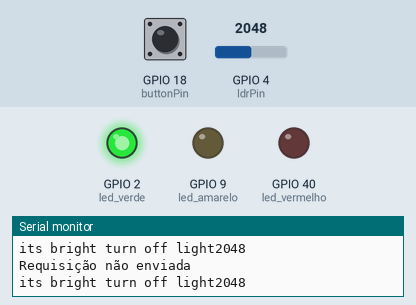
Simulated run of this sketch. Board: ESP32-S3. Shown: output pins drawn as LEDs (lit = HIGH), the last lines printed to the serial monitor. The test bench sets the inputs (shaded band); at power-on: GPIO 4 (ldrPin) = 2048, GPIO 18 (buttonPin) HIGH. WiFi joins after 1.5 s; servers stay silent unless stated.

Above: at 10.8 s.
10.9 s: GPIO 4 (ldrPin) set to 560
At 15.3 s:
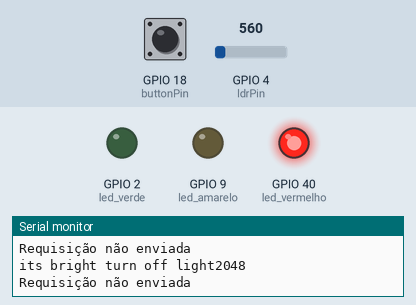
24.9 s: GPIO 4 (ldrPin) set to 658
At 29.6 s:
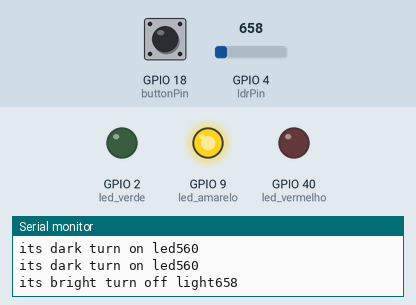
37.5 s: GPIO 4 (ldrPin) set to 491
At 47.8 s:
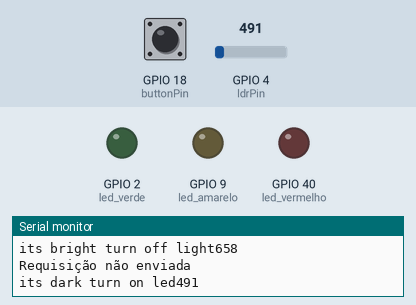
Timing chart, 0 to 53.5 s (numbered marks = the images above; inputs shaded):
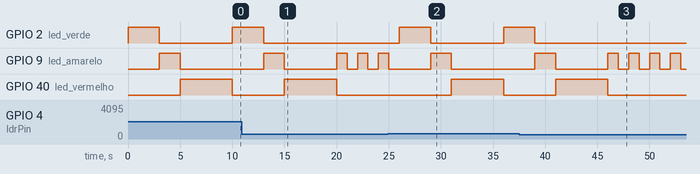

Measured:
- the behaviour switches between 600 and 601 on GPIO 4 (ldrPin) (found by bisection; images 1 and 2)
- after the input at 10.9 s, GPIO 2 (led_verde): goes on until 13.0 s, then stays LOW
- after the input at 24.9 s, GPIO 2 (led_verde): LOW → HIGH after 1.1 s, → LOW 3.0 s later, → HIGH 7.0 s later; GPIO 40 (led_vermelho): LOW → HIGH after 6.1 s, → LOW 5.0 s later
- after the input at 37.5 s, GPIO 2 (led_verde): goes on until 39.0 s, then stays LOW; GPIO 40 (led_vermelho): goes on until 46.0 s, then stays LOW

The sketch:

sketch.ino
```cpp
#include <WiFi.h>
#include <HTTPClient.h>

#define led_verde 2 // Pino utilizado para controle do led verde
#define led_vermelho 40 // Pino utilizado para controle do led vermelho
#define led_amarelo 9 // Pino utilizado para controle do led amarelo

const int buttonPin = 18;  // Pino utilizado para controle do botão
unsigned long buttonLastPressed = 0;  // Controle de debounce
const unsigned long debounceDelay = 200; // Delay para debounce

const int ldrPin = 4;  // Pino utilizado para controle do ldr
int threshold=600;
int timesPressed = 0; // variável para contar o número de vezes que o botão foi

void setup() {

  // Configuração inicial dos pinos para controle dos leds como OUTPUTs (saídas) do ESP32
  pinMode(led_verde,OUTPUT);
  pinMode(led_vermelho,OUTPUT);
  pinMode(led_amarelo,OUTPUT);

  // Inicialização das entradas
  pinMode(buttonPin, INPUT_PULLUP); // Initialize the pushbutton pin as an input

  digitalWrite(led_verde, LOW);
  digitalWrite(led_vermelho, LOW);
  digitalWrite(led_amarelo, LOW);

  Serial.begin(9600);
  Serial.print("Conectando-se ao Wi-Fi");
  WiFi.begin("Wokwi-GUEST", "", 6);
  // while (WiFi.status() != WL_CONNECTED) {
  //   delay(100);
  //   Serial.print(".");
  // }
  Serial.println("Conectado!");

}

void loop() {

  int ldrstatus=analogRead(ldrPin);

  if(ldrstatus<=threshold){
    Serial.print("its dark turn on led");
    Serial.println(ldrstatus);
    digitalWrite(led_amarelo, HIGH);
    delay(1000);
    digitalWrite(led_amarelo, LOW);
    delay(1000);

  }else{
    Serial.print("its bright turn off light");
    Serial.println(ldrstatus);
    digitalWrite(led_verde, HIGH);
    delay(3000);
    digitalWrite(led_verde, LOW);
    digitalWrite(led_amarelo, HIGH);
    delay(2000);
    digitalWrite(led_amarelo, LOW);
    digitalWrite(led_vermelho, HIGH);
    if (digitalRead(buttonPin) == LOW) {
    unsigned long currentTime = millis();
    if ((currentTime - buttonLastPressed) > debounceDelay) {
      buttonLastPressed = currentTime;

      timesPressed =+ 1;
      Serial.println("Número de vezes que o botão foi pressionado:");
      Serial.println(timesPressed);
    }
  }

  if(WiFi.status() == WL_CONNECTED && timesPressed == 3 && digitalRead(led_vermelho) == HIGH){ // Se o ESP32 estiver conectado à Internet
    HTTPClient http;

    String serverPath = "http://www.google.com.br/"; // Endpoint da requisição HTTP

    http.begin(serverPath.c_str());

    int httpResponseCode = http.GET(); // Código do Resultado da Requisição HTTP

    if (httpResponseCode>0) {
      Serial.print("HTTP Response code: ");
      Serial.println(httpResponseCode);
      String payload = http.getString();
      Serial.println(payload);
      }
    else {
      Serial.print("Error code: ");
      Serial.println(httpResponseCode);
      }
      http.end();
    }

  else {
    Serial.println("Requisição não enviada");
    delay(5000);
    digitalWrite(led_vermelho, LOW);
  }

    }


} 
```
